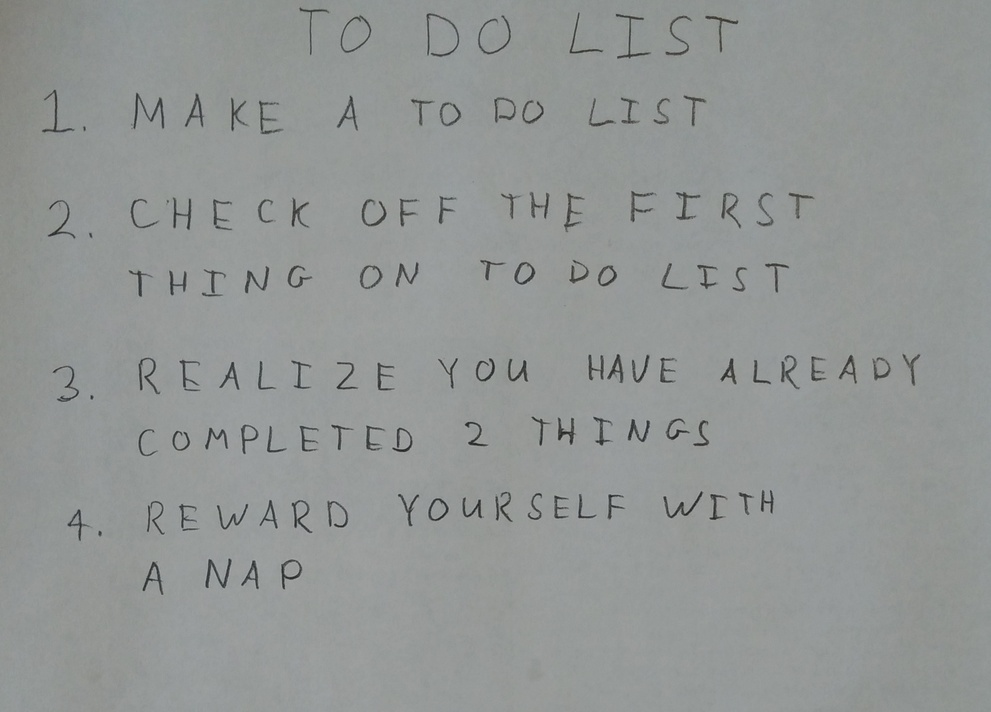
#> input picture images/01_list.jpg, 991 x 712 px, shrunk from 2270 x 1631 before the run; its folder holds only this picture in this run
$ python q4.py
#> lines starting #> are read from the running program, lines starting #| are printed output that depends on the picture; after the words box and inside, x2 and y2 are one past the last pixel; in counts of white or black regions, pixels touching at a corner belong together
import numpy as np

import skimage
# [6 lines of commented-out code are left out]

from skimage.filters import threshold_otsu
from skimage.segmentation import clear_border
from skimage.measure import label, regionprops
from skimage.morphology import closing, square
from skimage.color import label2rgb, rgb2gray
from skimage.restoration import denoise_bilateral

# takes a color image
# returns a list of bounding boxes and black_and_white image
def findLetters(image, display=False, minsize = 100):
    # Output setup
#> called with display = True, minsize = 100
    bboxes = []
    bw = None
    # denoise
    image_clean = denoise_bilateral(image, multichannel = True)
    # convert to grayscale
    image_gray = skimage.color.rgb2gray(image_clean)
    # blur
    image_blur = skimage.filters.gaussian(image_gray, 2)
    # apply threshold
    thresh = threshold_otsu(image_blur)
#> thresh = 0.545
    bw = closing(image_gray < thresh, square(10))
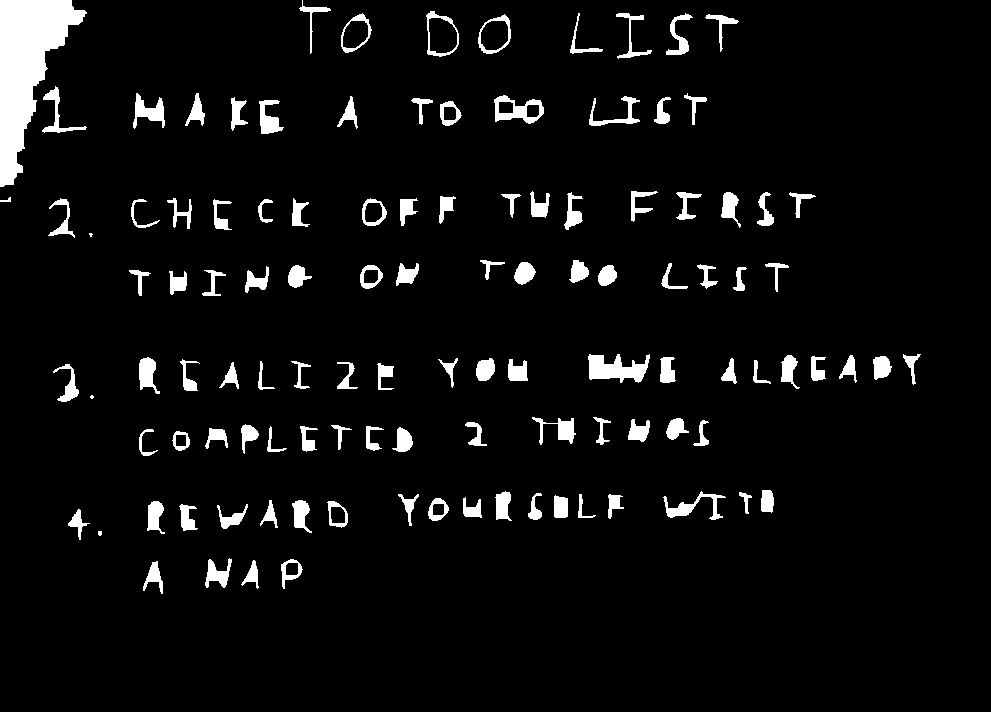
#> bw: shape (712, 991) bool; 5.3% white; 114 white regions (3 under 20 px), largest, box (x1, y1, x2, y2) and area: (0, 0, 87, 187) 7759, (588, 354, 650, 383) 1080, (494, 95, 544, 124) 660
    # remove artifacts connected to image border
    cleared = clear_border(bw)
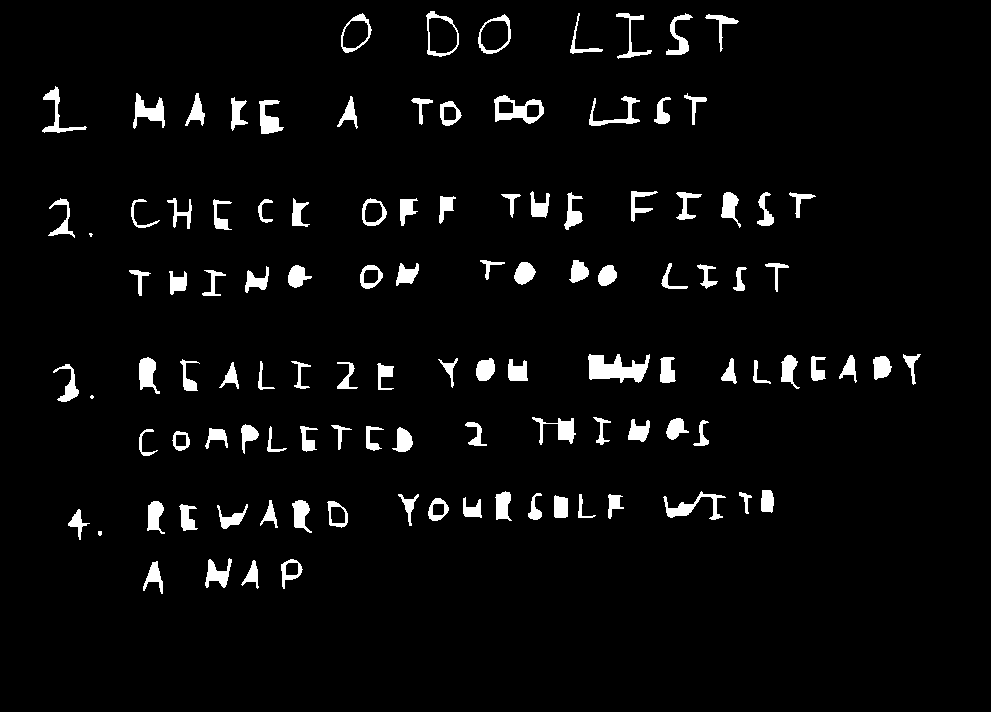
#> cleared: shape (712, 991) bool; 4.2% white; 111 white regions (3 under 20 px), largest, box (x1, y1, x2, y2) and area: (588, 354, 650, 383) 1080, (494, 95, 544, 124) 660, (663, 491, 726, 520) 547
    # label image regions
    label_image = label(cleared)
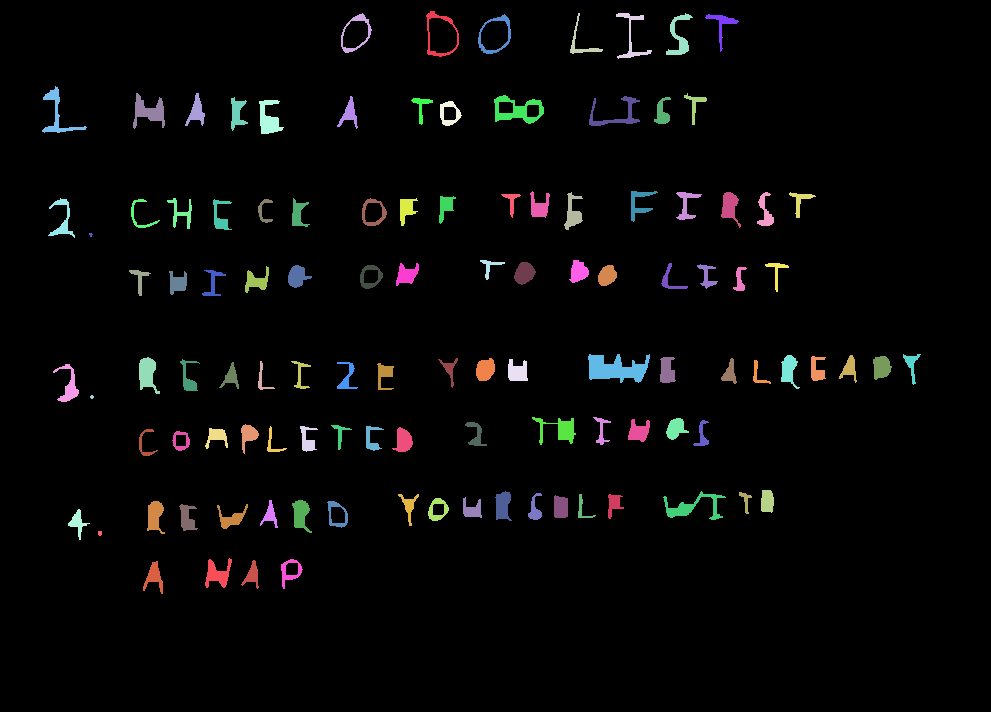
#> label_image: shape (712, 991) int32; 112 distinct labels, from 0 to 111; one colour per label, 0 black
    for i,region in enumerate(regionprops(label_image)):
        # take regions with large enough areas
        if region.area >= minsize:
            # print("{}: Region size: {}".format(i+1,region.area))
            bboxes.append(region.bbox)
#> this loop made 111 passes
#> after the loop, bboxes = 108 items, first 6: (11, 426, 57, 459), (13, 341, 53, 372), (13, 570, 54, 603), (13, 616, 59, 652), (13, 666, 55, 693), (14, 478, 54, 511)
    # Display image with bounding boxes
    if(display):
        # to make the background transparent, pass the value of `bg_label`,
        # and leave `bg_color` as `None` and `kind` as `overlay`
        image_label_overlay = label2rgb(label_image, image=image, bg_label=0)
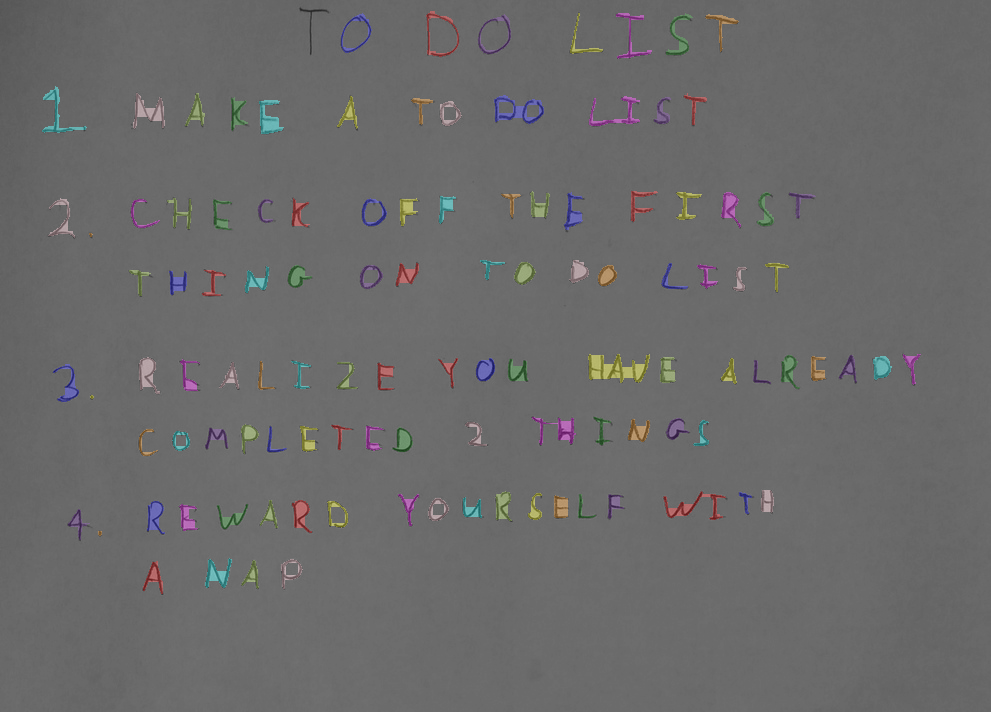
#> image_label_overlay: shape (712, 991, 3) float64; mean R, G, B 0.42, 0.418, 0.418
        fig, ax = plt.subplots(figsize=(10, 6))
        # ax.imshow(label_image)
        ax.imshow(image_label_overlay)
        for ind, cur_bbox in enumerate(bboxes):
            # draw rectangle around segmented coins
            minr, minc, maxr, maxc = cur_bbox
            print("{} = {} x {}".format(ind, maxr-minr, maxc-minc))
            rect = mpatches.Rectangle((minc, minr), maxc - minc, maxr - minr,
                                    fill=False, edgecolor='red', linewidth=2)
            ax.add_patch(rect)
#> this loop made 108 passes
#> (minr, minc, maxr, maxc) on passes 1 to 12: (11, 426, 57, 459), (13, 341, 53, 372), (13, 570, 54, 603), (13, 616, 59, 652), (13, 666, 55, 693), (14, 478, 54, 511), (14, 705, 52, 739), (86, 42, 133, 87), (93, 133, 129, 165), (93, 185, 126, 205), (93, 684, 125, 707), (95, 494, 124, 544)
#| 0 = 46 x 33
#| 1 = 40 x 31
#| 2 = 41 x 33
#| 3 = 46 x 36
#| 4 = 42 x 27
#| 5 = 40 x 33
#| 6 = 38 x 34
#| 7 = 47 x 45
#> (further printed lines are left out)
        print("Total bboxes = {}".format(len(bboxes)))
#| Total bboxes = 108
        ax.set_axis_off()
        plt.tight_layout()
        plt.show()
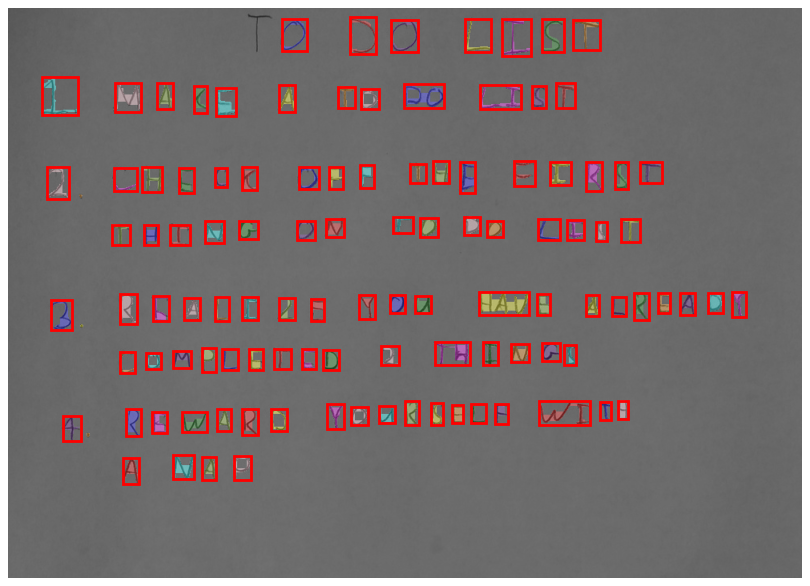
#> figure drawn by matplotlib, 1 panel
    return bboxes, 1-bw.astype(float)

if __name__ == "__main__":
    import matplotlib.pyplot as plt
    import matplotlib.patches as mpatches
    import os
    import skimage.io
    for img in os.listdir('../images'):
        im1 = skimage.img_as_float(skimage.io.imread(os.path.join('../images',img)))
        bboxes, bw = findLetters(im1, True)
